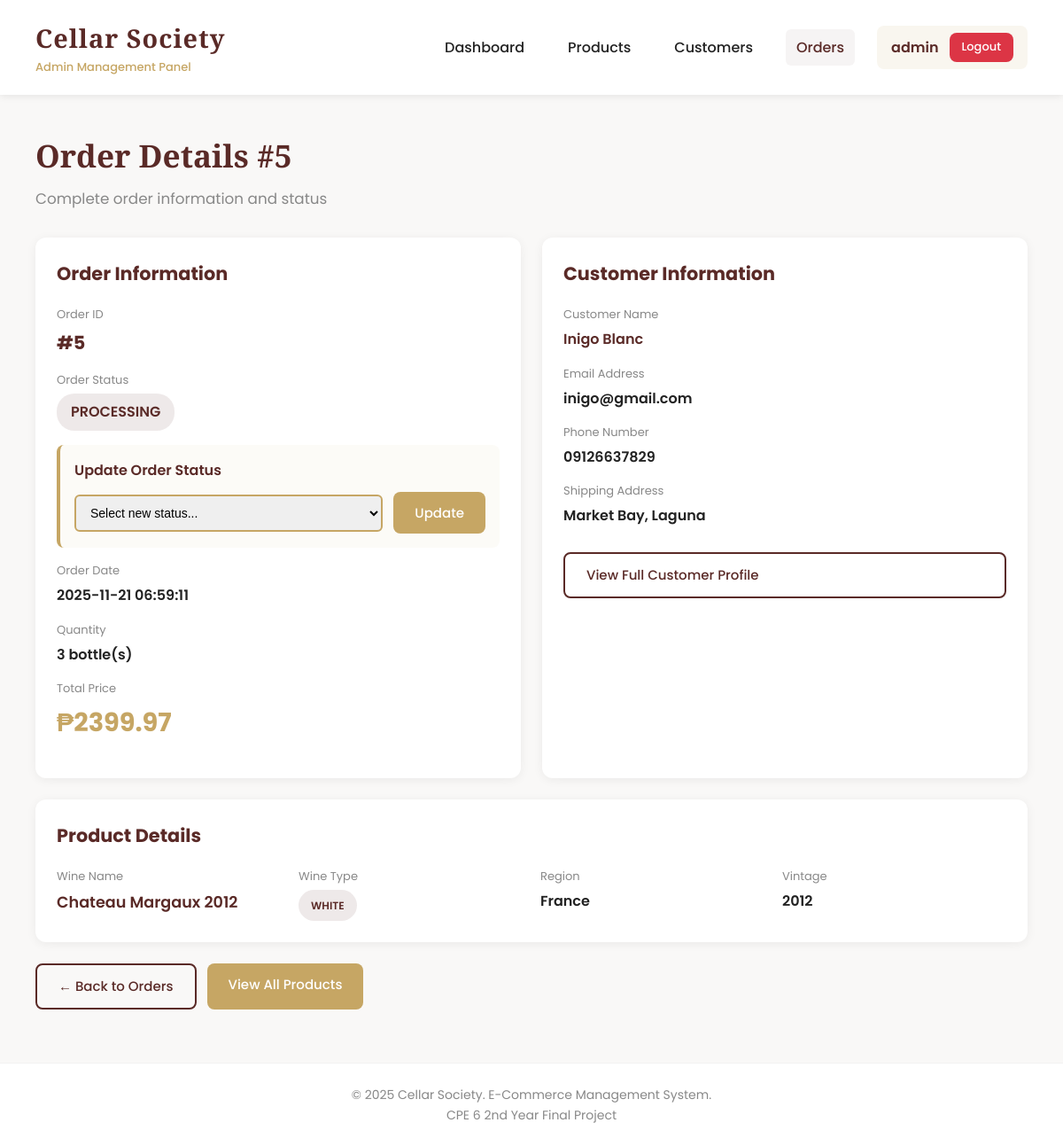
/orders/5 (signed in), run on an earlier commit of the app's database.
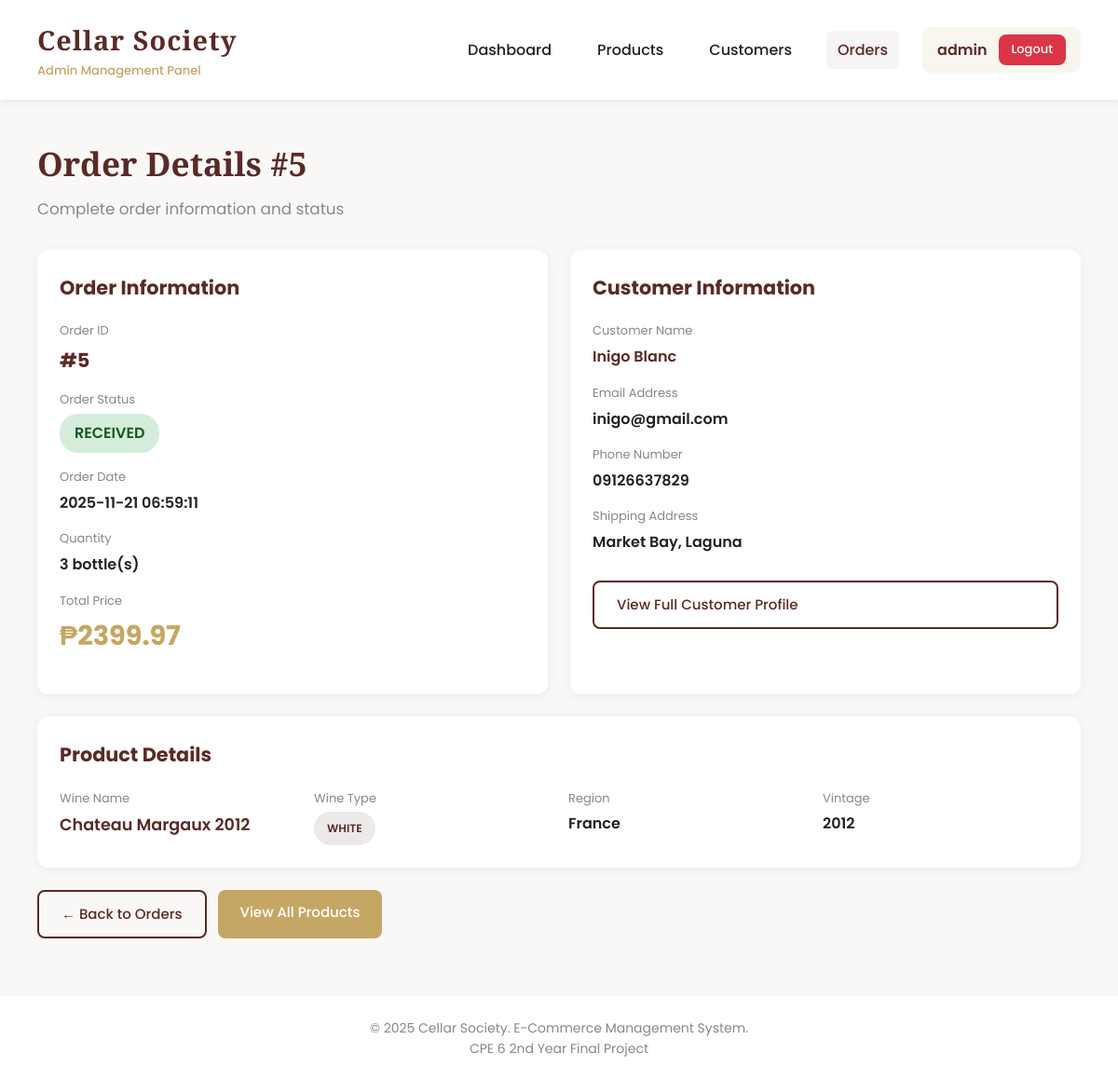
And on a later commit of the database.
### app.py (the view)
@app.route('/orders/<int:order_id>')
@login_required
def order_detail(order_id):
    conn = get_db_connection()
    order = conn.execute('''
        SELECT o.*,
               c.name as customer_name, c.email as customer_email,
               c.phone as customer_phone, c.address as customer_address,
               p.name as product_name, p.type as product_type,
               p.region as product_region, p.vintage as product_vintage
        FROM orders o
        JOIN customers c ON o.customer_id = c.id
        JOIN products p ON o.product_id = p.id
        WHERE o.id = ?
    ''', (order_id,)).fetchone()
    conn.close()
    if not order:
        flash('Order not found', 'error')
        return redirect(url_for('orders'))
    return render_template('admin/order_detail.html', order=order)

### app.py (called while the page is built)
def get_db_connection():
    conn = sqlite3.connect('cellar_society.db')
    conn.row_factory = sqlite3.Row
    return conn

def login_required(f):
    @wraps(f)
    def decorated_function(*args, **kwargs):
        if 'admin_id' not in session:
            flash('Please login first', 'error')
            return redirect(url_for('login'))
        return f(*args, **kwargs)
    return decorated_function

### templates/admin/order_detail.html (shortened to what the changed rows need)
{% extends "admin/base.html" %}
{% block content %}
<div class="page-header">
    <h2>Order Details #{{ order.id }}</h2>
</div>
<div style="display: grid; grid-template-columns: 1fr 1fr; gap: 24px;">
    <div class="card">
        <div style="margin-top: 20px;">
            <div style="margin-bottom: 16px;">
                <p style="color: var(--muted); font-size: 13px; margin-bottom: 4px;">Order Status</p>
                {% if order.status == 'Pending' %}
                    <span class="badge warning" style="font-size: 16px; padding: 8px 16px;">Pending</span>
                {% elif order.status == 'Processing' %}
                    <span class="badge primary" style="font-size: 16px; padding: 8px 16px;">Processing</span>
                {% elif order.status == 'Delivered' %}
                    <span class="badge success" style="font-size: 16px; padding: 8px 16px;">Delivered</span>
                {% elif order.status == 'Received' %}
                    <span class="badge success" style="font-size: 16px; padding: 8px 16px;">Received</span>
                {% elif order.status == 'Cancelled' %}
                    <span class="badge danger" style="font-size: 16px; padding: 8px 16px;">Cancelled</span>
                {% else %}
                    <span class="badge" style="font-size: 16px; padding: 8px 16px;">{{ order.status }}</span>
                {% endif %}
            </div>
            {% if order.status not in ['Received', 'Cancelled'] %}
            <div style="margin-bottom: 16px; padding: 16px; background: rgba(198, 166, 100, 0.05); border-radius: 8px; border-left: 4px solid var(--accent);">
                <p style="font-weight: 600; color: var(--primary); margin-bottom: 12px;">Update Order Status</p>
                <form method="POST" action="{{ url_for('update_order_status', order_id=order.id) }}">
                    <div style="display: flex; gap: 12px; align-items: center;">
                        <select name="status" required
                                style="flex: 1; padding: 10px 12px; border-radius: 6px; border: 2px solid var(--accent); font-size: 14px; font-weight: 500;">
                            <option value="">Select new status...</option>
                        </select>
                        <button type="submit" class="btn accent" onclick="return confirm('Confirm status update?');">
                            Update
                        </button>
                    </div>
                </form>
            </div>
            {% endif %}
        </div>
    </div>
</div>
{% endblock %}

What changed in the data, as far as the page shows it:
changed orders id 5: status "Processing" → "Received" (drawn)
Also different on the page:
form field status: "Select new status..." → (not shown)
text no longer shown: "PROCESSING Update Order Status Update"
text now shown: "RECEIVED"
